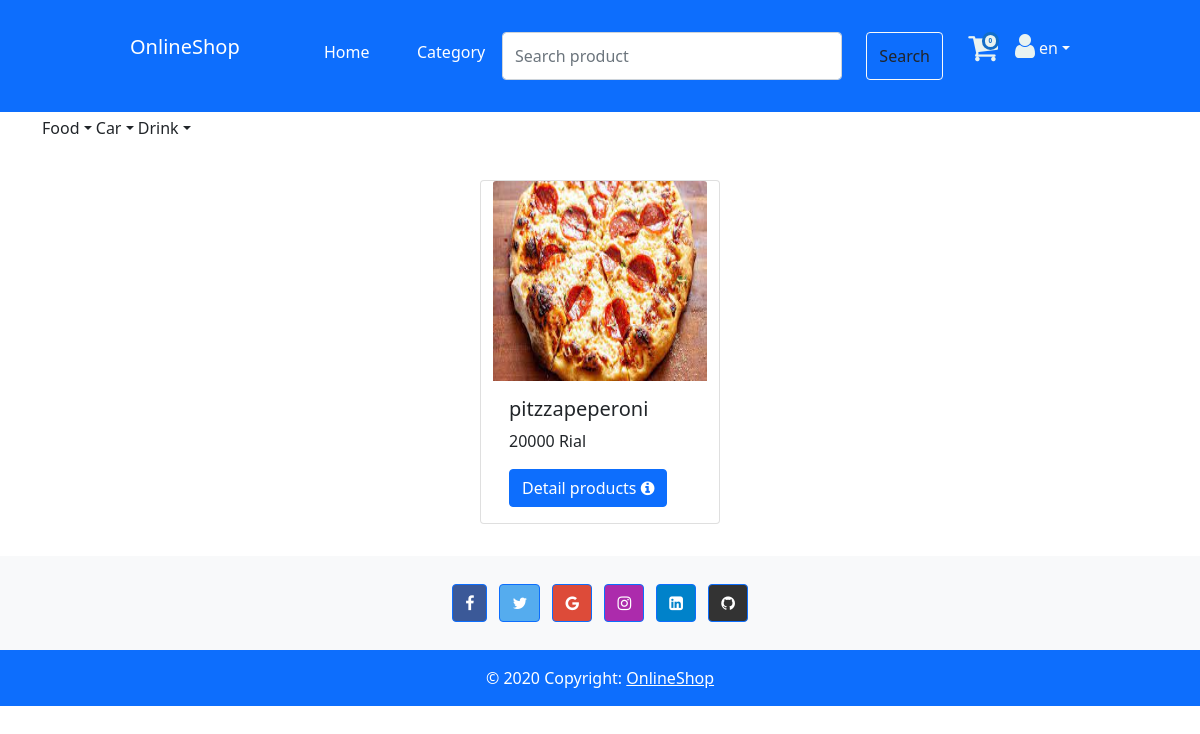
/en/product/category_product/4?page=1, run on the app's committed database.
### product/models.py (models this page shows, shortened)
class Category(BaseModel):
    category_name = models.CharField(max_length=20, null=True, blank=True)
    category_root = models.ForeignKey('self', on_delete=models.CASCADE, related_name='sub_categories',
                                      verbose_name='Parent Category',
                                      null=True, blank=True)
    discount = models.ForeignKey(Discount, on_delete=models.CASCADE, null=True, blank=True)
    class Meta:
        verbose_name = _('Category')
        verbose_name_plural = _('Category')

class Product(BaseModel):
    name_product = models.CharField(max_length=20, null=False)
    brand = models.CharField(max_length=20, null=True, blank=True)
    descriptions = models.TextField(max_length=250, null=True, blank=True)
    price = models.PositiveIntegerField(null=False)
    number_store = models.PositiveIntegerField(default=1)
    status = models.CharField(max_length=15, choices=(('exist', True), ('Not exist', False)), default=False)
    category = models.ForeignKey(Category, on_delete=models.RESTRICT, null=False)
    image = models.FileField(default='NO_pic.png', upload_to='Product_pic/%Y/%m/%d')
    discount = models.ForeignKey(Discount, on_delete=models.CASCADE)
    class Meta:
        verbose_name = _('Product')
        verbose_name_plural = _('Products')

### product/views.py (the view)
# urls.py: path('category_product/<int:pk>', product_for_categoryListview.as_view(), name='category_product'),
class product_for_categoryListview(View):
    def get(self, request, pk):
        category_list = Category.objects.all()
        product_category = Product.objects.filter(category_id=pk)
        page = Paginator(product_category, 1)
        page_number = request.GET.get('page')
        product_category_page = page.page(page_number)
        context = {
            'product_category_page': product_category_page,
            'Category_list': category_list,
            'cat_id': pk
        }
        return render(request, 'landing/product/List_product.html', context=context)

### core/manager.py (called while the page is built)
    def get_queryset(self):
        return super().get_queryset().filter(is_deleted=False)

### templates/landing/product/List_product.html (shortened to what this page needs)
{% extends "landing/product/Category.html" %}
{% load i18n %}
{% block content %}
    {% load static %}
    <link rel="stylesheet" type="text/css" href="{% static "landing/css/product.css" %}">
    <link rel="stylesheet" type="text/css" href="{% static "landing/css/category.css" %}">
    <div class="container mt-1">
        {% for i in Category_list %}
            <div class="dropdown">
                {% if  i.category_root  == None %}
                    <p type="button" class=" dropdown-toggle" data-bs-toggle="dropdown">
                        {{ i.category_name }}</p>
                {% endif %}
            </div>
        {% endfor %}
    </div>
    <div class="container mt-3 mb-3 d-flex justify-content-center">
        <div class="row d-flex justify-content-center">
            {% for product in product_category_page.object_list %}
                <div class="card  m-2 " style="width: 15rem;">
                    <a href="{% url 'product:Detail_product' product.id %}">
                        <img src="{{ product.image.url }}" class="card-img-top" data-bs-toggle="modal"
                             data-bs-target="#{{ product.name_product }}"
                             alt="{{ product.name_product }}" width="350" height="200">
                    </a>
                    <div class="card-body">
                        <h5 class="card-title">{{ product.name_product }}</h5>
                        <p class="card-text">{{ product.price }} {% trans 'Rial'%}</p>
                        <a class="btn btn-primary" href="{% url 'product:Detail_product' product.id %}">{% trans 'Detail products' %}
                            <i class="fa fa-info-circle  ml-2" aria-hidden="true"></i>
                        </a>
                    </div>
                </div>
            {% endfor %}
        </div>
    </div>
{% endblock %}

### static/landing/css/category.css (style rules this page uses)
.dropdown { position: relative; display: inline-block; }

### data on the page
Category: category_name "Food"
Category: category_name "Car"
Category: category_name "Drink"
Product: image (picture), name_product "pitzzapeperoni", price "20000"

### other printed values
{{ CUREENT_LANG }} "en"
